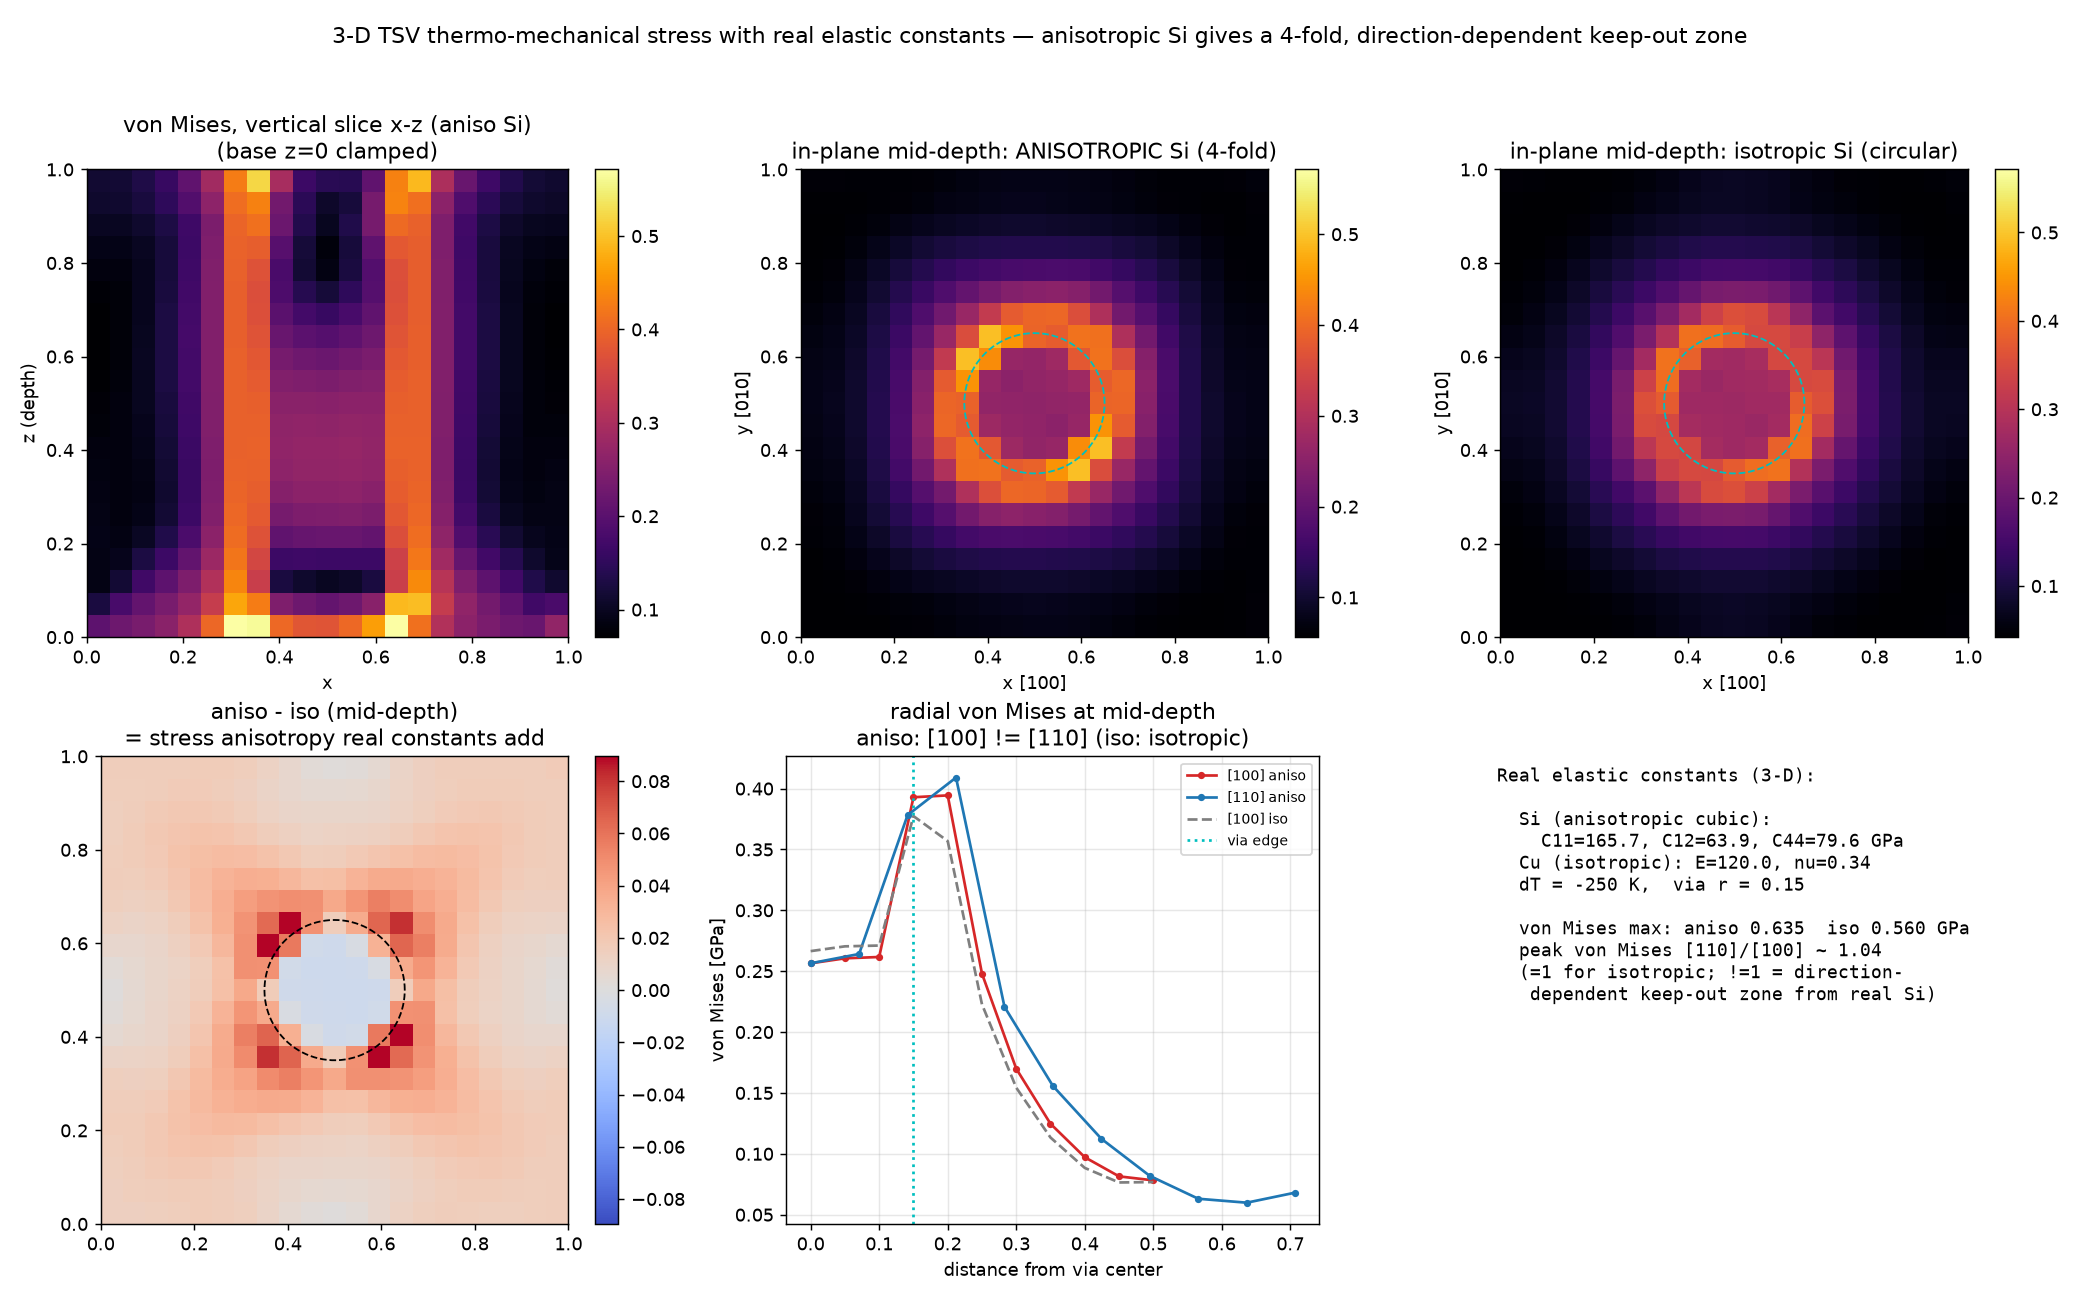

Recreate this plot in Python.
"""tsv_3d_stress.py — 3-D TSV thermo-mechanical stress with REAL elastic constants.

The 3-D, real-constants promotion of tsv_thermal_stress.py. A Cu through-silicon via
runs through an Si block; on cooling (dT) the Cu/Si CTE mismatch stresses the silicon.
Two things change vs the 2-D demo:

  * 3-D: linear-tetrahedron finite elements (constant strain), 3 DOF/node, full 6-
    component stress. Structured grid split into 6 tets per cube; vectorised assembly.
  * Real elastic constants: silicon is anisotropic cubic — stiffness C11=165.7,
    C12=63.9, C44=79.6 GPa (crystal frame; (100) wafer, via along [001], so crystal
    frame = FE frame). Copper is isotropic (E=120 GPa, nu=0.34). CTEs alpha_Cu=17,
    alpha_Si=2.6 ppm/K.

Headline physics that real constants unlock: with anisotropic Si the in-plane stress
around the via is NOT circular — it develops the well-known 4-fold ("cloverleaf")
pattern, so the keep-out zone is direction-dependent (<100> vs <110>). An isotropic-Si
approximation misses this entirely. The script solves both and compares:
  - von Mises on a vertical slice (depth dependence),
  - von Mises on a mid-depth in-plane slice (anisotropic 4-fold vs isotropic circular),
  - radial stress profiles along [100] vs [110].

Concept demo (single via, linear thermoelastic, structured tets, clamped base): not a
device-accurate packaging run. Shows that real (anisotropic) constants change the KOZ
shape a 2-D isotropic model cannot capture.

Run:  python3 tsv_3d_stress.py            (writes tsv_3d_stress.png)
      python3 tsv_3d_stress.py --help
"""
from __future__ import annotations

import argparse

import numpy as np
import scipy.sparse as sp
import scipy.sparse.linalg as spla

SEED = 20260722
DT = -250.0
# Silicon: anisotropic cubic stiffness (GPa) + isotropic-equivalent for comparison
C11_SI, C12_SI, C44_SI = 165.7, 63.9, 79.6
E_SI_ISO, NU_SI_ISO = 130.0, 0.28
A_SI = 2.6e-6
# Copper: isotropic
E_CU, NU_CU, A_CU = 120.0, 0.34, 17.0e-6
VIA_R = 0.15           # via radius (fraction of block width)


# ----------------------------------------------------------------------------
# Structured tetrahedral mesh of the unit cube
# ----------------------------------------------------------------------------
def build_tet_mesh(n):
    lin = np.linspace(0, 1, n)
    X, Y, Z = np.meshgrid(lin, lin, lin, indexing="ij")
    nodes = np.stack([X.ravel(), Y.ravel(), Z.ravel()], axis=1)

    def nid(i, j, k):
        return (i * n + j) * n + k

    # 6-tet split of each cube sharing the main diagonal c000-c111
    order = [(0, 0, 0), (1, 0, 0), (1, 1, 0), (0, 1, 0),
             (0, 0, 1), (1, 0, 1), (1, 1, 1), (0, 1, 1)]
    hex_tets = [(0, 1, 2, 6), (0, 2, 3, 6), (0, 3, 7, 6),
                (0, 7, 4, 6), (0, 4, 5, 6), (0, 5, 1, 6)]
    tets = []
    for i in range(n - 1):
        for j in range(n - 1):
            for k in range(n - 1):
                c = [nid(i + di, j + dj, k + dk) for di, dj, dk in order]
                for a, b, d, e in hex_tets:
                    tets.append((c[a], c[b], c[d], c[e]))
    return nodes, np.array(tets, dtype=np.int64)


def c_cubic(C11, C12, C44):
    C = np.zeros((6, 6))
    C[:3, :3] = C12
    C[0, 0] = C[1, 1] = C[2, 2] = C11
    C[3, 3] = C[4, 4] = C[5, 5] = C44
    return C


def c_isotropic(E, nu):
    lam = E * nu / ((1 + nu) * (1 - 2 * nu))
    mu = E / (2 * (1 + nu))
    return c_cubic(lam + 2 * mu, lam, mu)


C_CU = c_isotropic(E_CU, NU_CU)


# ----------------------------------------------------------------------------
# Vectorised 3-D linear-tet thermoelastic solve -> per-node von Mises + stress
# ----------------------------------------------------------------------------
def solve(nodes, tets, C_si, aniso_label=""):
    nN = len(nodes)
    ndof = 3 * nN
    P = nodes[tets]                                  # (E,4,3)
    E = len(tets)

    M = np.concatenate([np.ones((E, 4, 1)), P], axis=2)      # (E,4,4)
    detM = np.linalg.det(M)
    vol = np.abs(detM) / 6.0
    Minv = np.linalg.inv(M)                                   # (E,4,4)
    grads = Minv[:, 1:4, :].transpose(0, 2, 1)               # (E,4,3): node i -> grad

    B = np.zeros((E, 6, 12))
    for a in range(4):
        gx, gy, gz = grads[:, a, 0], grads[:, a, 1], grads[:, a, 2]
        cx = 3 * a
        B[:, 0, cx + 0] = gx
        B[:, 1, cx + 1] = gy
        B[:, 2, cx + 2] = gz
        B[:, 3, cx + 1] = gz; B[:, 3, cx + 2] = gy      # gyz
        B[:, 4, cx + 0] = gz; B[:, 4, cx + 2] = gx      # gzx
        B[:, 5, cx + 0] = gy; B[:, 5, cx + 1] = gx      # gxy

    centers = P.mean(axis=1)
    in_via = (centers[:, 0] - 0.5) ** 2 + (centers[:, 1] - 0.5) ** 2 <= VIA_R ** 2
    Cmat = np.where(in_via[:, None, None], C_CU[None], C_si[None])       # (E,6,6)
    alpha = np.where(in_via, A_CU, A_SI)
    eps_th = alpha[:, None] * DT * np.array([1, 1, 1, 0, 0, 0])[None]     # (E,6)

    CB = np.einsum("eij,ejk->eik", Cmat, B)                  # (E,6,12)
    Ke = vol[:, None, None] * np.einsum("eji,ejk->eik", B, CB)           # (E,12,12)
    fe = vol[:, None] * np.einsum("eji,ej->ei", B, np.einsum("eij,ej->ei", Cmat, eps_th))

    dofs = np.empty((E, 12), dtype=np.int64)
    for a in range(4):
        dofs[:, 3 * a:3 * a + 3] = 3 * tets[:, a:a + 1] + np.array([0, 1, 2])
    rows = np.repeat(dofs, 12, axis=1).reshape(E, 12, 12)
    cols = np.tile(dofs, (1, 12)).reshape(E, 12, 12)
    K = sp.coo_matrix((Ke.ravel(), (rows.ravel(), cols.ravel())), shape=(ndof, ndof)).tocsr()
    F = np.bincount(dofs.ravel(), weights=fe.ravel(), minlength=ndof)

    # clamp the base (z = 0): substrate anchor
    base = nodes[:, 2] < 1e-9
    fixed = np.repeat(base, 3)
    freed = ~fixed
    u = np.zeros(ndof)
    u[freed] = spla.spsolve(K[freed][:, freed].tocsc(), F[freed])

    # per-element stress -> von Mises, averaged to nodes
    strain = np.einsum("eij,ej->ei", B, u[dofs])            # (E,6)
    sig = np.einsum("eij,ej->ei", Cmat, strain - eps_th)    # (E,6)
    sxx, syy, szz, syz, szx, sxy = sig.T
    vm = np.sqrt(0.5 * ((sxx - syy) ** 2 + (syy - szz) ** 2 + (szz - sxx) ** 2)
                 + 3 * (syz ** 2 + szx ** 2 + sxy ** 2))
    vm_node = np.bincount(tets.ravel(), weights=np.repeat(vm, 4), minlength=nN)
    cnt = np.bincount(tets.ravel(), minlength=nN)
    print(f"[solve {aniso_label:9s}] {E} tets, {ndof} dof  |  von Mises max {vm.max():.3f} GPa")
    return vm_node / np.clip(cnt, 1, None)


def slice_grid(nodes, field, n, axis, at):
    """Extract a 2-D slice (returns 2 in-plane coord arrays + field on the n x n slice)."""
    idx = int(round(at * (n - 1)))
    grid = field.reshape(n, n, n)
    if axis == "z":
        return grid[:, :, idx]
    if axis == "y":
        return grid[:, idx, :]
    return grid[idx, :, :]


def main():
    ap = argparse.ArgumentParser(description=__doc__)
    ap.add_argument("--n", type=int, default=21, help="nodes per side (n^3 grid)")
    ap.add_argument("--out", type=str, default="tsv_3d_stress.png")
    args = ap.parse_args()

    nodes, tets = build_tet_mesh(args.n)
    n = args.n
    vm_aniso = solve(nodes, tets, c_cubic(C11_SI, C12_SI, C44_SI), "aniso-Si")
    vm_iso = solve(nodes, tets, c_isotropic(E_SI_ISO, NU_SI_ISO), "iso-Si")

    # radial profiles at mid-depth along [100] (x) and [110] (diagonal)
    mid = n // 2
    g_an = vm_aniso.reshape(n, n, n)[:, :, mid]
    g_is = vm_iso.reshape(n, n, n)[:, :, mid]
    lin = np.linspace(0, 1, n)
    cext = n - 1
    r100, s100_an, s100_is = [], [], []
    r110, s110_an, s110_is = [], [], []
    for t in range(mid, n):
        r100.append(lin[t] - 0.5); s100_an.append(g_an[t, mid]); s100_is.append(g_is[t, mid])
    for t in range(mid, n):
        r110.append((lin[t] - 0.5) * np.sqrt(2)); s110_an.append(g_an[t, t]); s110_is.append(g_is[t, t])

    _plot(args.out, nodes, vm_aniso, vm_iso, n,
          (r100, s100_an, s100_is), (r110, s110_an, s110_is))
    print(f"wrote {args.out}")


def _plot(out, nodes, vm_aniso, vm_iso, n, prof100, prof110):
    import matplotlib
    matplotlib.use("Agg")
    import matplotlib.pyplot as plt

    fig, ax = plt.subplots(2, 3, figsize=(16, 10))
    ext = [0, 1, 0, 1]
    vmax = float(max(vm_aniso.max(), vm_iso.max()) * 0.9)

    # vertical slice (x-z) showing depth dependence
    im = ax[0, 0].imshow(slice_grid(nodes, vm_aniso, n, "y", 0.5).T, origin="lower",
                         extent=ext, cmap="inferno", vmax=vmax, aspect="auto")
    ax[0, 0].set_title("von Mises, vertical slice x-z (aniso Si)\n(base z=0 clamped)")
    ax[0, 0].set_xlabel("x"); ax[0, 0].set_ylabel("z (depth)")
    fig.colorbar(im, ax=ax[0, 0], fraction=0.046)

    # in-plane mid-depth: anisotropic (4-fold) vs isotropic (circular)
    circ = np.linspace(0, 2 * np.pi, 200)
    for a, g, t in ((ax[0, 1], slice_grid(nodes, vm_aniso, n, "z", 0.5),
                     "in-plane mid-depth: ANISOTROPIC Si (4-fold)"),
                    (ax[0, 2], slice_grid(nodes, vm_iso, n, "z", 0.5),
                     "in-plane mid-depth: isotropic Si (circular)")):
        im = a.imshow(g.T, origin="lower", extent=ext, cmap="inferno", vmax=vmax)
        a.plot(0.5 + VIA_R * np.cos(circ), 0.5 + VIA_R * np.sin(circ), "c--", lw=1.0)
        a.set_title(t); a.set_aspect("equal"); a.set_xlabel("x [100]"); a.set_ylabel("y [010]")
        fig.colorbar(im, ax=a, fraction=0.046)

    # difference map (aniso - iso) at mid-depth: what real constants add
    diff = slice_grid(nodes, vm_aniso, n, "z", 0.5) - slice_grid(nodes, vm_iso, n, "z", 0.5)
    im = ax[1, 0].imshow(diff.T, origin="lower", extent=ext, cmap="coolwarm",
                         vmin=-abs(diff).max(), vmax=abs(diff).max())
    ax[1, 0].plot(0.5 + VIA_R * np.cos(circ), 0.5 + VIA_R * np.sin(circ), "k--", lw=1.0)
    ax[1, 0].set_title("aniso - iso (mid-depth)\n= stress anisotropy real constants add")
    ax[1, 0].set_aspect("equal")
    fig.colorbar(im, ax=ax[1, 0], fraction=0.046)

    # radial profiles [100] vs [110]
    r100, s100_an, s100_is = prof100
    r110, s110_an, s110_is = prof110
    ax[1, 1].plot(r100, s100_an, "-o", ms=3, color="#d62728", label="[100] aniso")
    ax[1, 1].plot(r110, s110_an, "-o", ms=3, color="#1f77b4", label="[110] aniso")
    ax[1, 1].plot(r100, s100_is, "--", color="#7f7f7f", label="[100] iso")
    ax[1, 1].axvline(VIA_R, color="c", ls=":", label="via edge")
    ax[1, 1].set_title("radial von Mises at mid-depth\naniso: [100] != [110] (iso: isotropic)")
    ax[1, 1].set_xlabel("distance from via center"); ax[1, 1].set_ylabel("von Mises [GPa]")
    ax[1, 1].legend(fontsize=8); ax[1, 1].grid(alpha=0.3)

    # anisotropy ratio text panel
    ax[1, 2].axis("off")
    peak_100 = float(np.max(s100_an))          # peak von Mises in Si along [100]
    peak_110 = float(np.max(s110_an))          # peak von Mises in Si along [110]
    ratio = peak_110 / max(peak_100, 1e-9)
    txt = (
        "Real elastic constants (3-D):\n\n"
        f"  Si (anisotropic cubic):\n    C11={C11_SI}, C12={C12_SI}, C44={C44_SI} GPa\n"
        f"  Cu (isotropic): E={E_CU}, nu={NU_CU}\n"
        f"  dT = {DT:.0f} K,  via r = {VIA_R}\n\n"
        f"  von Mises max: aniso {vm_max(vm_aniso):.3f}  iso {vm_max(vm_iso):.3f} GPa\n"
        f"  peak von Mises [110]/[100] ~ {ratio:.2f}\n"
        "  (=1 for isotropic; !=1 = direction-\n   dependent keep-out zone from real Si)"
    )
    ax[1, 2].text(0.02, 0.98, txt, va="top", ha="left", fontsize=10, family="monospace")

    fig.suptitle("3-D TSV thermo-mechanical stress with real elastic constants — "
                 "anisotropic Si gives a 4-fold, direction-dependent keep-out zone",
                 fontsize=12)
    fig.tight_layout(rect=[0, 0, 1, 0.96])
    fig.savefig(out, dpi=130)


def vm_max(v):
    return float(v.max())


if __name__ == "__main__":
    main()
